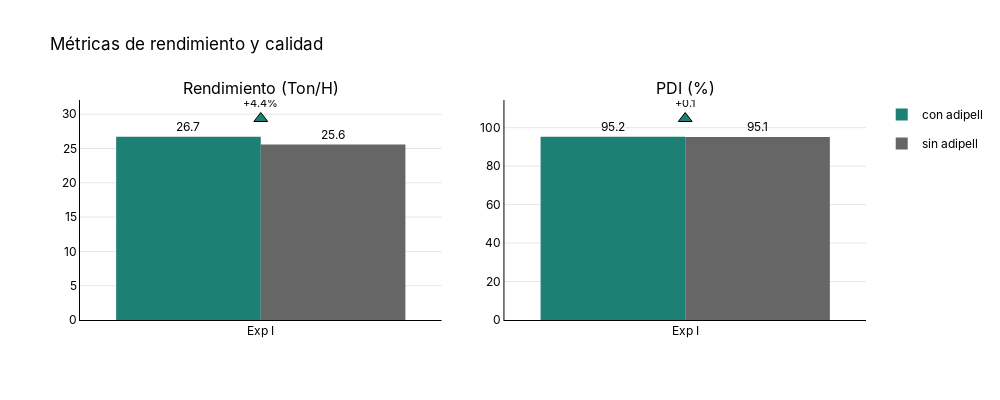

Here is the notebook cell this chart was saved with:
### Code cell
fig_final = create_subplot_grid(
    figures=[fig_rendimiento, fig_pdi],
    rows=1, cols=2,
    titles=["Rendimiento (Ton/H)", "PDI (%)"],
    main_title="Métricas de rendimiento y calidad",
    shared_y=False,
    width=1000, height=400
)

fig_final.show()
s3.save_plotly_html(fig_final, "pdi_finos_rendimiento_honduras.html")

### Figure 1 — Plotly figure (JSON) as saved in the notebook; plotly's stock layout.template omitted (floating-point values rounded to 4 significant figures)
{"data": [{"hovertemplate": "<b>experimento:</b> %{x}<br><b>rendimiento:</b> %{y:.1f}<br><extra></extra>", "legendgroup": "con adipell", "marker": {"color": "#1C8074", "line": {"width": 0}}, "name": "con adipell", "text": [26.7], "textposition": "outside", "texttemplate": "%{text:.1f}", "type": "bar", "x": ["Exp I"], "xaxis": "x", "y": [26.7], "yaxis": "y"}, {"hovertemplate": "<b>experimento:</b> %{x}<br><b>rendimiento:</b> %{y:.1f}<br><extra></extra>", "legendgroup": "sin adipell", "marker": {"color": "#666666", "line": {"width": 0}}, "name": "sin adipell", "text": [25.59], "textposition": "outside", "texttemplate": "%{text:.1f}", "type": "bar", "x": ["Exp I"], "xaxis": "x", "y": [25.59], "yaxis": "y"}, {"hoverinfo": "skip", "marker": {"color": ["#1C8074"], "line": {"color": "black", "width": 1}, "size": 12, "symbol": ["triangle-up"]}, "mode": "markers+text", "showlegend": false, "text": ["+4.4%"], "textfont": {"color": "black", "size": 11}, "textposition": "top center", "type": "scatter", "x": ["Exp I"], "xaxis": "x", "y": [29.38], "yaxis": "y"}, {"hovertemplate": "<b>experimento:</b> %{x}<br><b>pdi:</b> %{y:.1f}<br><extra></extra>", "legendgroup": "con adipell", "marker": {"color": "#1C8074", "line": {"width": 0}}, "name": "con adipell", "showlegend": false, "text": [95.24], "textposition": "outside", "texttemplate": "%{text:.1f}", "type": "bar", "x": ["Exp I"], "xaxis": "x2", "y": [95.24], "yaxis": "y2"}, {"hovertemplate": "<b>experimento:</b> %{x}<br><b>pdi:</b> %{y:.1f}<br><extra></extra>", "legendgroup": "sin adipell", "marker": {"color": "#666666", "line": {"width": 0}}, "name": "sin adipell", "showlegend": false, "text": [95.12], "textposition": "outside", "texttemplate": "%{text:.1f}", "type": "bar", "x": ["Exp I"], "xaxis": "x2", "y": [95.12], "yaxis": "y2"}, {"hoverinfo": "skip", "marker": {"color": ["#1C8074"], "line": {"color": "black", "width": 1}, "size": 12, "symbol": ["triangle-up"]}, "mode": "markers+text", "showlegend": false, "text": ["+0.1"], "textfont": {"color": "black", "size": 11}, "textposition": "top center", "type": "scatter", "x": ["Exp I"], "xaxis": "x2", "y": [104.8], "yaxis": "y2"}], "layout": {"annotations": [{"font": {"size": 16}, "showarrow": false, "text": "Rendimiento (Ton/H)", "x": 0.23, "xanchor": "center", "xref": "paper", "y": 1, "yanchor": "bottom", "yref": "paper"}, {"font": {"size": 16}, "showarrow": false, "text": "PDI (%)", "x": 0.77, "xanchor": "center", "xref": "paper", "y": 1, "yanchor": "bottom", "yref": "paper"}], "font": {"color": "black", "family": "Inter, Arial, sans-serif"}, "height": 400, "legend": {"orientation": "v", "x": 1.02, "xanchor": "left", "y": 1, "yanchor": "top"}, "paper_bgcolor": "rgba(0,0,0,0)", "plot_bgcolor": "rgba(0,0,0,0)", "showlegend": true, "title": {"text": "Métricas de rendimiento y calidad"}, "width": 1000, "xaxis": {"anchor": "y", "domain": [0, 0.46], "linecolor": "black", "showgrid": false, "showline": true}, "xaxis2": {"anchor": "y2", "domain": [0.54, 1], "linecolor": "black", "showgrid": false, "showline": true}, "yaxis": {"anchor": "x", "domain": [0, 1], "gridcolor": "rgba(0,0,0,0.1)", "linecolor": "black", "showgrid": true, "showline": true}, "yaxis2": {"anchor": "x2", "domain": [0, 1], "gridcolor": "rgba(0,0,0,0.1)", "linecolor": "black", "showgrid": true, "showline": true}}}
